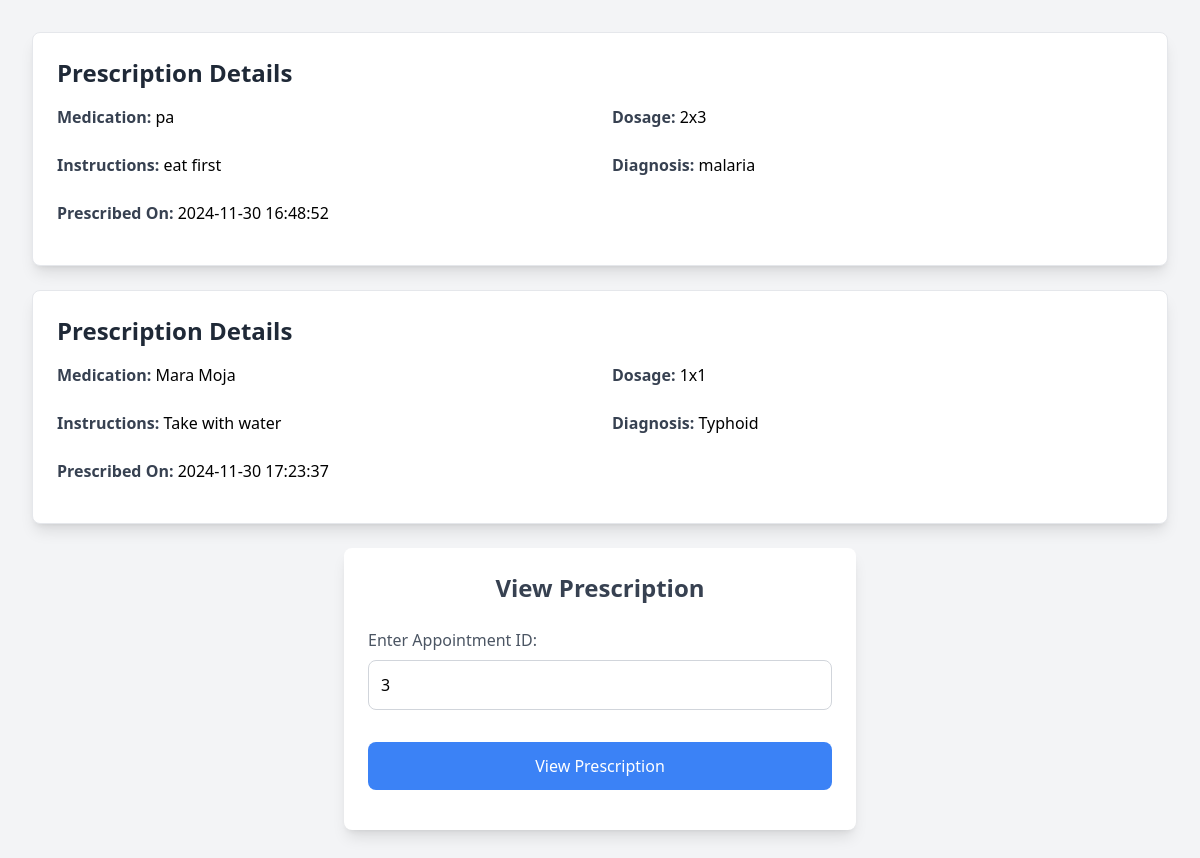
Screenshot of /patient/medical_records.php?appointment_id=3 with the database file from the repository.
### tables this page shows
CREATE TABLE `prescriptions` (
  `id` int NOT NULL,
  `appointment_id` int NOT NULL,
  `medication` text NOT NULL,
  `dosage` varchar(255) DEFAULT NULL,
  `instructions` text,
  `created_at` timestamp NULL DEFAULT CURRENT_TIMESTAMP,
  `diagnosis` text
);

### patient/medical_records.php (the view, shortened to what this page needs)
<?php
$servername = "localhost";
$username = "root";
$password = "";
$dbname = "nour";
$conn = new mysqli($servername, $username, $password, $dbname);
function fetchPrescription($appointment_id) {
    global $conn;
    $sql = "SELECT * FROM prescriptions WHERE appointment_id = ?";
    $stmt = $conn->prepare($sql);
    $stmt->bind_param("i", $appointment_id);
    $stmt->execute();
    $result = $stmt->get_result();
    if ($result->num_rows > 0) {
        while ($row = $result->fetch_assoc()) {
            echo "<div class='mb-6 p-6 bg-white rounded-lg shadow-lg border border-gray-200'>";
            echo "<h3 class='text-2xl font-semibold text-gray-800 mb-4'>Prescription Details</h3>";
            echo "<div class='grid grid-cols-1 sm:grid-cols-2 gap-6 mb-4'>";
            echo "<div><strong class='text-gray-700'>Medication:</strong> " . htmlspecialchars($row['medication']) . "</div>";
            echo "<div><strong class='text-gray-700'>Dosage:</strong> " . htmlspecialchars($row['dosage']) . "</div>";
            echo "<div><strong class='text-gray-700'>Instructions:</strong> " . nl2br(htmlspecialchars($row['instructions'])) . "</div>";
            echo "<div><strong class='text-gray-700'>Diagnosis:</strong> " . nl2br(htmlspecialchars($row['diagnosis'])) . "</div>";
            echo "<div><strong class='text-gray-700'>Prescribed On:</strong> " . $row['created_at'] . "</div>";
            echo "</div>";
            echo "</div>";
        }
    } else {
        echo "<div class='text-red-500 font-semibold mt-4'>No prescriptions found for this appointment ID.</div>";
    }
}
$appointment_id = '';
if ($_SERVER["REQUEST_METHOD"] == "GET" && isset($_GET['appointment_id'])) {
    $appointment_id = $_GET['appointment_id'];
    if (!empty($appointment_id)) {
        $prescription_message = fetchPrescription($appointment_id);
    } else {
        $prescription_message = "<div class='text-red-500 font-semibold mt-4'>Please provide a valid appointment ID.</div>";
    }
}
?>
<!DOCTYPE html>
<html lang="en">
<head>
    <script src="https://cdn.tailwindcss.com"></script>
</head>
<body class="bg-gray-100 p-8">
    <div class="max-w-lg mx-auto bg-white p-6 rounded-lg shadow-lg">
        <h2 class="text-2xl font-semibold text-center text-gray-700 mb-6">View Prescription</h2>
        <form method="GET" action="">
            <div class="mb-4">
                <label for="appointment_id" class="block text-gray-600 font-medium">Enter Appointment ID:</label>
                <input type="number" name="appointment_id" value="<?= htmlspecialchars($appointment_id) ?>" class="w-full p-3 border border-gray-300 rounded-lg mt-2" required>
            </div>
            <button type="submit" class="w-full bg-blue-500 text-white p-3 rounded-lg mt-4 hover:bg-blue-600 focus:outline-none">View Prescription</button>
        </form>
    </div>
</body>
</html>

### rows the page displays
prescriptions: medication "pa", dosage "2x3", instructions "eat first", diagnosis "malaria", created_at "2024-11-30 16:48:52"
prescriptions: medication "Mara Moja", dosage "1x1", instructions "Take with water", diagnosis "Typhoid", created_at "2024-11-30 17:23:37"
